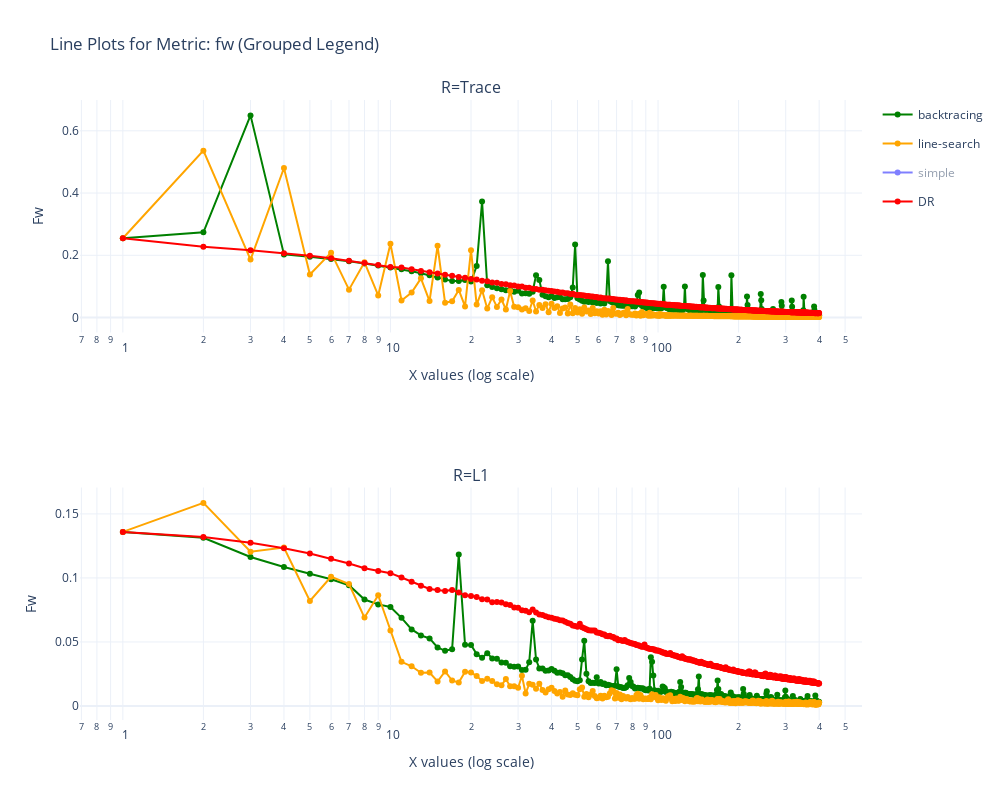

The cell this chart's notebook holds for it:
### Code cell
plot_nested_dict_plotly_grouped(cancer_results, metric="fw")

### Figure 1 — Plotly figure (JSON) as saved in the notebook; plotly's stock layout.template omitted (floating-point values rounded to 4 significant figures; data arrays with more than 128 entries replaced by an {"elided": "..."} marker saying what was removed)
{"data": [{"legendgroup": "backtracing", "line": {"color": "green"}, "marker": {"size": 6}, "mode": "lines+markers", "name": "backtracing", "showlegend": true, "type": "scatter", "visible": true, "x": {"elided": "400 int values"}, "xaxis": "x", "y": {"elided": "400 float values"}, "yaxis": "y"}, {"legendgroup": "line-search", "line": {"color": "orange"}, "marker": {"size": 6}, "mode": "lines+markers", "name": "line-search", "showlegend": true, "type": "scatter", "visible": true, "x": {"elided": "400 int values"}, "xaxis": "x", "y": {"elided": "400 float values"}, "yaxis": "y"}, {"legendgroup": "simple", "line": {"color": "blue"}, "marker": {"size": 6}, "mode": "lines+markers", "name": "simple", "showlegend": true, "type": "scatter", "visible": "legendonly", "x": {"elided": "400 int values"}, "xaxis": "x", "y": {"elided": "400 float values"}, "yaxis": "y"}, {"legendgroup": "DR", "line": {"color": "red"}, "marker": {"size": 6}, "mode": "lines+markers", "name": "DR", "showlegend": true, "type": "scatter", "visible": true, "x": {"elided": "400 int values"}, "xaxis": "x", "y": {"elided": "400 float values"}, "yaxis": "y"}, {"legendgroup": "backtracing", "line": {"color": "green"}, "marker": {"size": 6}, "mode": "lines+markers", "showlegend": false, "type": "scatter", "visible": true, "x": {"elided": "400 int values"}, "xaxis": "x2", "y": {"elided": "400 float values"}, "yaxis": "y2"}, {"legendgroup": "line-search", "line": {"color": "orange"}, "marker": {"size": 6}, "mode": "lines+markers", "showlegend": false, "type": "scatter", "visible": true, "x": {"elided": "400 int values"}, "xaxis": "x2", "y": {"elided": "400 float values"}, "yaxis": "y2"}, {"legendgroup": "simple", "line": {"color": "blue"}, "marker": {"size": 6}, "mode": "lines+markers", "showlegend": false, "type": "scatter", "visible": "legendonly", "x": {"elided": "400 int values"}, "xaxis": "x2", "y": {"elided": "400 float values"}, "yaxis": "y2"}, {"legendgroup": "DR", "line": {"color": "red"}, "marker": {"size": 6}, "mode": "lines+markers", "showlegend": false, "type": "scatter", "visible": true, "x": {"elided": "400 int values"}, "xaxis": "x2", "y": {"elided": "400 float values"}, "yaxis": "y2"}], "layout": {"annotations": [{"font": {"size": 16}, "showarrow": false, "text": "R=Trace", "x": 0.5, "xanchor": "center", "xref": "paper", "y": 1, "yanchor": "bottom", "yref": "paper"}, {"font": {"size": 16}, "showarrow": false, "text": "R=L1", "x": 0.5, "xanchor": "center", "xref": "paper", "y": 0.375, "yanchor": "bottom", "yref": "paper"}], "height": 800, "showlegend": true, "title": {"text": "Line Plots for Metric: fw (Grouped Legend)"}, "width": 1000, "xaxis": {"anchor": "y", "autorange": true, "domain": [0, 1], "range": [-0.1602, 2.762], "title": {"text": "X values (log scale)"}, "type": "log"}, "xaxis2": {"anchor": "y2", "autorange": true, "domain": [0, 1], "range": [-0.1602, 2.762], "title": {"text": "X values (log scale)"}, "type": "log"}, "yaxis": {"anchor": "x", "autorange": true, "domain": [0.625, 1], "range": [-0.04808, 0.699], "title": {"text": "Fw"}, "type": "linear"}, "yaxis2": {"anchor": "x2", "autorange": true, "domain": [0, 0.375], "range": [-0.01097, 0.1706], "title": {"text": "Fw"}, "type": "linear"}}}
